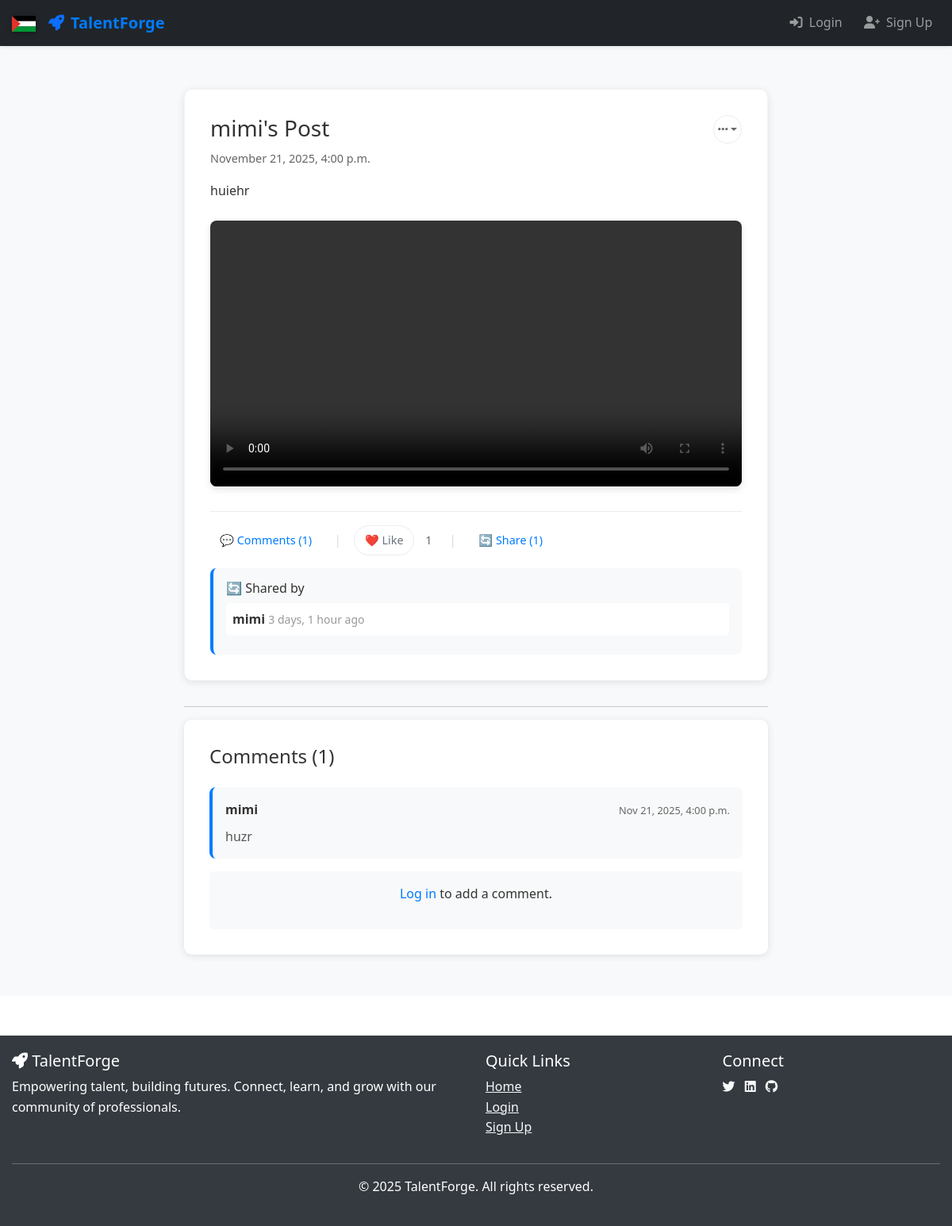
The app's page /posts/5/, older data.
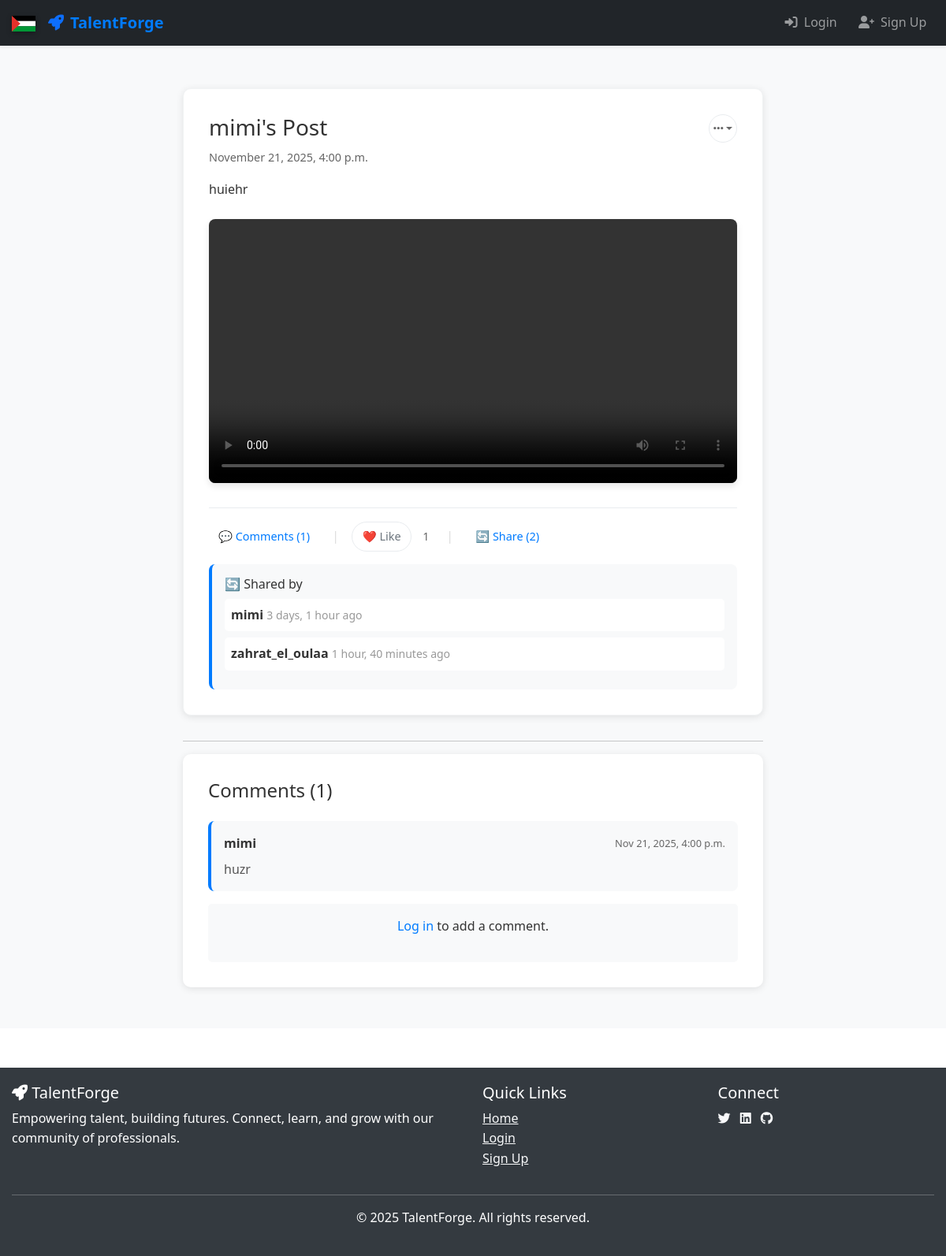
The same page, newer data.
### posts/models.py (models this page shows, shortened)
class Post(models.Model):
    POST_TYPES = [
        ('text', 'Text'),
        ('image', 'Image'),
        ('video', 'Video'),
        ('job', 'Job Offer'),
    ]
    author = models.ForeignKey(User, on_delete=models.CASCADE, related_name='posts')
    type = models.CharField(max_length=10, choices=POST_TYPES)
    title = models.CharField(max_length=200, blank=True, null=True)
    content = models.TextField(blank=True, null=True)
    image = models.ImageField(upload_to='posts/images/', blank=True, null=True)
    video = models.FileField(upload_to='posts/videos/', blank=True, null=True)
    created_at = models.DateTimeField(auto_now_add=True)
    shared_post = models.ForeignKey('self', on_delete=models.CASCADE, null=True, blank=True, related_name='shares')

class Share(models.Model):
    post = models.ForeignKey(Post, on_delete=models.CASCADE, related_name='post_shares')
    user = models.ForeignKey(User, on_delete=models.CASCADE, related_name='shares')
    caption = models.TextField(blank=True, null=True)
    created_at = models.DateTimeField(auto_now_add=True)
    class Meta:
        unique_together = ('post', 'user')  # 1 partage par user/post

class Comment(models.Model):
    post = models.ForeignKey(Post, on_delete=models.CASCADE, related_name='comments')
    author = models.ForeignKey(User, on_delete=models.CASCADE)
    text = models.TextField()
    created_at = models.DateTimeField(auto_now_add=True)

### posts/views.py (the view)
# urls.py: path('<int:pk>/', views.post_detail, name='post_detail'),
def post_detail(request, pk):
    post = get_object_or_404(Post, pk=pk)
    comments = post.comments.all().order_by('created_at')
    user_reaction = None
    if request.user.is_authenticated:
        user_reaction = Reaction.objects.filter(post=post, user=request.user).first()
    if request.method == 'POST' and request.user.is_authenticated:
        comment_form = CommentForm(request.POST)
        if comment_form.is_valid():
            comment = comment_form.save(commit=False)
            comment.post = post
            comment.author = request.user
            comment.save()
            if post.author != request.user:
                Notification.objects.create(
                    user=post.author,
                    from_user=request.user,
                    notification_type='comment',
                    post=post
                )
            messages.success(request, 'Comment added successfully!')
            return redirect('posts:post_detail', pk=post.pk)
    else:
        comment_form = CommentForm()
    return render(request, 'posts/post_detail.html', {
        'post': post,
        'comments': comments,
        'form': comment_form,
        'user_reaction': user_reaction
    })

### posts/templates/posts/post_detail.html (shortened to what the changed rows need)
{% extends 'base.html' %}
{% load static %}
{% block content %}
<div class="post-detail-container">
    <div class="post-card">
        <div class="post-header">
            <div class="post-header-content">
                <h3>{{ post.author.username }}'s Post</h3>
                <span class="post-date">{{ post.created_at|date:"F j, Y, g:i a" }}</span>
            </div>
        </div>
        <div class="post-content">
            <p>{{ post.content }}</p>
        </div>
        <div class="post-actions" style="display: flex; align-items: center; gap: 1rem; padding-top: 1rem; border-top: 1px solid #e9ecef; margin-top: 1rem; flex-wrap: wrap;">
            <a href="{% url 'posts:post_detail' post.pk %}" class="action-link" style="color: #007bff; text-decoration: none; font-size: 0.9rem; font-weight: 500; transition: color 0.2s ease;">
                💬 Comments ({{ post.comments.count }})
            </a>
            <span class="action-separator" style="color: #ddd;">|</span>
            <div class="reaction-section" style="display: flex; align-items: center; gap: 0.5rem;">
                <button class="reaction-btn like-btn" data-post-id="{{ post.id }}" data-reaction-type="like" style="background: none; border: 1px solid #e9ecef; padding: 0.4rem 0.8rem; border-radius: 20px; cursor: pointer; transition: all 0.2s ease; font-size: 0.9rem;">
                    ❤️ Like
                </button>
                <span class="reaction-count" id="reaction-count-{{ post.id }}" style="font-size: 0.9rem; font-weight: 500; color: #666;">{{ post.reactions.count }}</span>
            </div>
            <span class="action-separator" style="color: #ddd;">|</span>
            <a href="{% url 'posts:share_post' post.id %}" class="action-link" style="color: #007bff; text-decoration: none; font-size: 0.9rem; font-weight: 500; transition: color 0.2s ease;">
                🔄 Share ({{ post.post_shares.count }})
            </a>
        </div>
        {% if post.post_shares.exists %}
        <div class="shares-section" style="margin-top: 1rem; padding: 1rem; background: #f8f9fa; border-radius: 8px; border-left: 4px solid #007bff;">
            {% for share in post.post_shares.all %}
            <div style="margin-bottom: 0.5rem; padding: 0.5rem; background: white; border-radius: 5px;">
                <strong>{{ share.user.username }}</strong>
                <small style="color: #999;">{{ share.created_at|timesince }} ago</small>
            </div>
            {% endfor %}
        </div>
        {% endif %}
    </div>
    <div class="comments-section">
        <div class="comments-list">
            {% for comment in comments %}
            <div class="comment-card">
                <div class="comment-header">
                    <strong>{{ comment.author.username }}</strong>
                    <span class="comment-date">{{ comment.created_at|date:"M j, Y, g:i a" }}</span>
                </div>
                <p class="comment-text">{{ comment.text }}</p>
            </div>
            {% empty %}
            <p class="no-comments">No comments yet. Be the first to comment!</p>
            {% endfor %}
        </div>
    </div>
</div>
<link href="https://cdnjs.cloudflare.com/ajax/libs/font-awesome/6.0.0/css/all.min.css" rel="stylesheet">
{% endblock %}

Row changes from the older to the newer data that the page shows:
computed for Post "huiehr": post_shares.count "1" → "2"
added Share: user.username "zahrat_el_oulaa", created_at "1 hour, 40 minutes"
